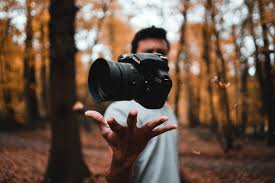
#> input picture Day05/Assign/sample.jpg, 275 x 183 px, found by its file name
$ python pro2.py
#> lines starting #> are read from the running program, lines starting #| are printed output that depends on the picture
import cv2
import matplotlib.pyplot as plt
import numpy as np

img=cv2.imread("Assign/sample.jpg")
#> img is the input picture: shape (183, 275, 3); mean B, G, R 69.6, 83.8, 105.4

h,w = img.shape[:2]
#> h = 183; w = 275
m=cv2.rectangle(img,(50,50),(100,100),(255,0,0),2)
plt.imshow(cv2.cvtColor(m,cv2.COLOR_BGR2RGB))
plt.show()
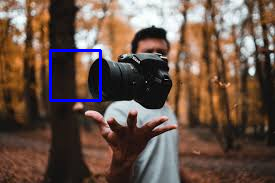
#> shown: shape (183, 275, 3); mean R, G, B 104.7, 83.2, 72.1

$ run again, with Day05/Assign/WhatsApp Image 2025-08-20 at 11.19.30 AM (1).jpeg copied over Day05/Assign/sample.jpg
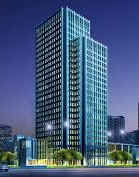
#> input picture Day05/Assign/WhatsApp Image 2025-08-20 at 11.19.30 AM (1).jpeg, 139 x 177 px, found by its file name
#> img is the input picture: shape (177, 139, 3); mean B, G, R 124.2, 90.3, 69.4
#> `m=cv2.rectangle(img,(50,50),(100,100),(255,0,0),2)`:
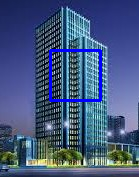
#> m: shape (177, 139, 3); mean B, G, R 127.2, 87.5, 67.5

$ run again, with Day05/Assign/WhatsApp Image 2025-08-20 at 11.19.30 AM.jpeg copied over Day05/Assign/sample.jpg
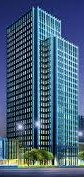
#> input picture Day05/Assign/WhatsApp Image 2025-08-20 at 11.19.30 AM.jpeg, 84 x 177 px, found by its file name
#> img is the input picture: shape (177, 84, 3); mean B, G, R 120.1, 95.2, 68.9
#> `m=cv2.rectangle(img,(50,50),(100,100),(255,0,0),2)`:
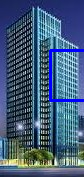
#> m: shape (177, 84, 3); mean B, G, R 122.3, 92.1, 66.9
